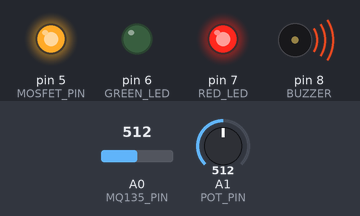
Simulated run of this sketch. Board: Arduino Uno, built with avr-gcc and run on an emulated ATmega328P. Shown: output pins drawn as LEDs (lit = HIGH), buzzer (waves = sounding, pin HIGH). Inputs (shaded band) come from the test bench; at power-on: A0 (MQ135_PIN) = 512, A1 (POT_PIN) = 512. What the sketch prints to the serial monitor is not drawn.

Above: at 1.2 s.
1.3 s: A0 (MQ135_PIN) set to 417
4.3 s: A0 (MQ135_PIN) set to 383
At 5.3 s:
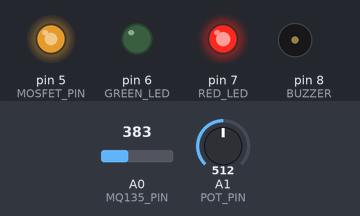
6.0 s: A1 (POT_PIN) set to 390
At 7.0 s:
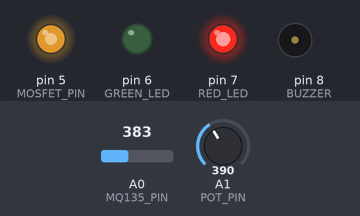
7.7 s: A0 (MQ135_PIN) set to 216
10.7 s: A0 (MQ135_PIN) set to 192
At 11.7 s:
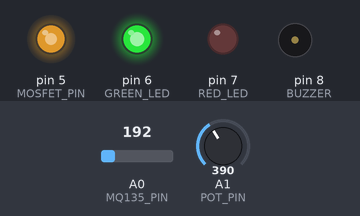
12.4 s: A1 (POT_PIN) set to 511
At 13.1 s:
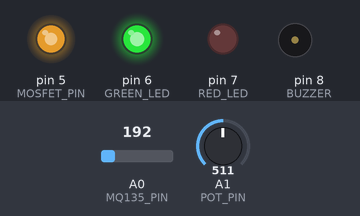
Timing chart, 0 to 15.0 s (numbered marks = the images above; inputs shaded):
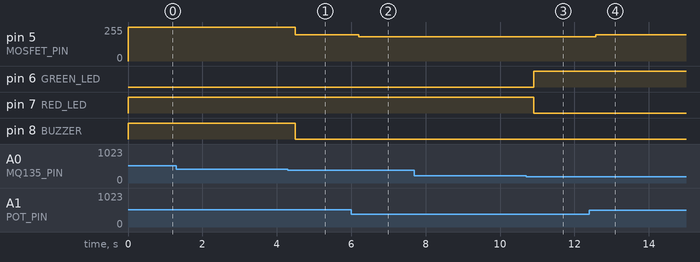

Measured:
- the behaviour switches between 400 and 399 on A0 (MQ135_PIN) (found by bisection; images 0 and 1)
- the behaviour switches between 200 and 199 on A0 (MQ135_PIN) (found by bisection; images 2 and 3)
- after the input at 1.3 s, every drawn part: stays the same
- after the input at 4.3 s, pin 5 (MOSFET_PIN): 255/255 → 197/255 after 0.19 s; pin 8 (BUZZER): HIGH → LOW after 0.19 s
- after the input at 6.0 s, pin 5 (MOSFET_PIN): 197/255 → 183/255 after 0.20 s
- after the input at 7.7 s, every drawn part: stays the same
- after the input at 10.7 s, pin 6 (GREEN_LED): LOW → HIGH after 0.21 s; pin 7 (RED_LED): HIGH → LOW after 0.21 s
- after the input at 12.4 s, pin 5 (MOSFET_PIN): 183/255 → 197/255 after 0.17 s

The sketch:

aerisense.ino
```cpp
#define MQ135_PIN A0
#define POT_PIN A1

#define MOSFET_PIN 5
#define GREEN_LED 6
#define RED_LED 7
#define BUZZER 8

const int FAN_MIN = 140;
const int FAN_MAX = 255;

void setup() {
  Serial.begin(9600);

  pinMode(MOSFET_PIN, OUTPUT);
  pinMode(GREEN_LED, OUTPUT);
  pinMode(RED_LED, OUTPUT);
  pinMode(BUZZER, OUTPUT);
}

void loop() {

  int gasValue = analogRead(MQ135_PIN);
  int potValue = analogRead(POT_PIN);

  int potSpeed = map(potValue, 0, 1023, FAN_MIN, FAN_MAX);
  int fanSpeed = potSpeed;   // fan controlled by potentiometer normally

  Serial.print("Gas Level: ");
  Serial.println(gasValue);

  if (gasValue < 200) {
    // GOOD
    digitalWrite(GREEN_LED, HIGH);
    digitalWrite(RED_LED, LOW);
    digitalWrite(BUZZER, LOW);

    Serial.println("Air Quality: GOOD 😊");
  }

  else if (gasValue >= 200 && gasValue < 400) {
    // WARNING
    digitalWrite(GREEN_LED, LOW);
    digitalWrite(RED_LED, HIGH);
    digitalWrite(BUZZER, LOW);

    Serial.println("Air Quality: WARNING ⚠️");
  }

  else {
    // DANGEROUS
    digitalWrite(GREEN_LED, LOW);
    digitalWrite(RED_LED, HIGH);
    digitalWrite(BUZZER, HIGH);

    fanSpeed = FAN_MAX;   // override → max speed spike

    Serial.println("Air Quality: DANGEROUS 🚨");
  }

  analogWrite(MOSFET_PIN, fanSpeed);

  Serial.print("Pot Value: ");
  Serial.print(potValue);
  Serial.print(" | Fan Speed: ");
  Serial.println(fanSpeed);

  delay(200);
}
```
